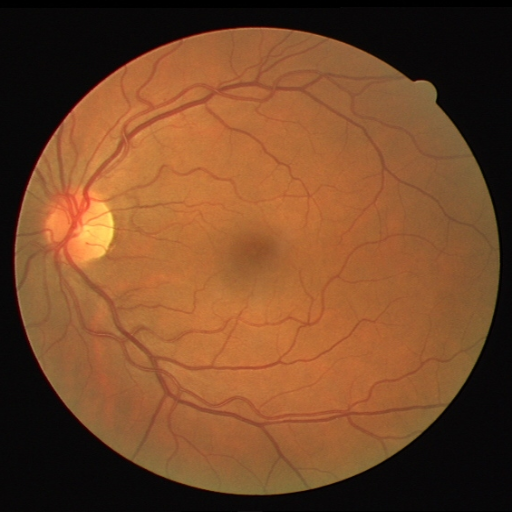
#> input picture data-retina/test/image/0.png, 512 x 512 px, found by its file name
$ jupyter execute --allow-errors Testes.ipynb
#> lines starting #> are read from the running program, lines starting #| are printed output that depends on the picture; long printed decimals are rounded
Probelmas que tivemos :::

1.1 Coloque o camiho da sua máquina no image_path , caso o caminho relativo não funcione (seu aquivo py, ou ipynb tem que estar dentro da pasta (data-retina) para funcionar o caminho relativo )  . Logo Execute Tudo .

1.1* - Caso de um erro do Numpy_... no 1 bloco de código significa que o numpy ou opencv estão desatualizados --> No prompt do Anaconda rode
pip install --upgrade opencv-python
pip install --upgrade numpy
:: Caso este erro apareça no seu . No meu funcionou (Arthur)

Se não solucionar , o (Thales) trouxe outra alternativa que foi criar o Ambiente Virtual (Links no Discord [2 vídeos que ele mandou do yt lá]) No dele funcionou , no meu passei pelo caminho relativo .

1.1* este print(image) do 1 Bloco não pode vim como None ou null

Caso tudo de certo vai aparecer a imagem , daí é sucesso . / Arthur - Thales

Fizemos esta parte com a Aula 5 min -1:33:10
pdf usado :  Modulo 3 - unidade 2 - Pré-processamento de imagenss
<------------------------------------------------------------- Arthur - Thales (Processamento de Imagens) ------------------------------------------------------------>

[cell 1]
# 1 Bloco

# https://edu.atlanticoavanti.com.br/portal/curso-aula/produto/48482f8bdb4345ccb4972fd96bbf84ea/basico-em-machine-learning

import cv2
from matplotlib import pyplot as plt

# 2 jeitos:
# 1- caminho absoluto ( *** Colocar Caminho da sua Máquina *** ) :
image_path = r'C:\Users\01234\OneDrive\Área de Trabalho\Avanti Equipe3\visao-computacional-atlantico\data-retina\test\image\0.png'
# 2- caminho relativo :
# image_path = 'data-retina/test/image/1.png'
image= cv2.imread(image_path)
#> image is the input picture: shape (512, 512, 3); mean B, G, R 40.7, 72.5, 117.8

# Resolvi o meu (Arthur) deste jeito:
# image= cv2.imread('./test/image/0.png')

print(image)
#> (printed output is left out)

#> (the rest of this cell did not finish here and is left out)

[cell 2]
if image is not None:
    height, width, channels = image.shape
#> height = 512; width = 512; channels = 3
    for i in range(3):
        pixel = image[i, i]
        print(f'Pixel {i+1}: Valor BGR: {pixel}')
#> this loop made 3 passes
#| Pixel 1: Valor BGR: [0 0 0]
#| Pixel 2: Valor BGR: [0 0 0]
#| Pixel 3: Valor BGR: [0 0 0]
    properties = [
        ('Altura', image.shape[0]),
('Largura', image.shape[1]),
('Canais de cor', image.shape[2]),
('Tipo de dado', image.dtype),
('Valor máximo', image.max()),
('Valor mínimo', image.min()),
('Média', image.mean()),
('Desvio padrão', image.std())
    ]
    for prop_name, prop_value in properties:
        print(f"{prop_name}: {prop_value}")
#> this loop made 8 passes
#> (prop_name, prop_value) on passes 1, 2, 3, 5, 6, 7, 8: ('Altura', 512), ('Largura', 512), ('Canais de cor', 3), ('Valor máximo', 255), ('Valor mínimo', 0), ('Média', 77.01), ('Desvio padrão', 62.29)
#> prop_name on pass 4: 'Tipo de dado'
#| Altura: 512
#| Largura: 512
#| Canais de cor: 3
#| Tipo de dado: uint8
#| Valor máximo: 255
#| Valor mínimo: 0
#| Média: 77.010
#| Desvio padrão: 62.293
    cv2.imshow('lmagem - OpenCV', image)
    cv2.waitKey(0)
    cv2.destroyAllWindows()
else:
    print('Erro ao carregar a imagem.')

[cell 3]
# Dividir a imagem em canais de cores
b, g, r = cv2.split(image)
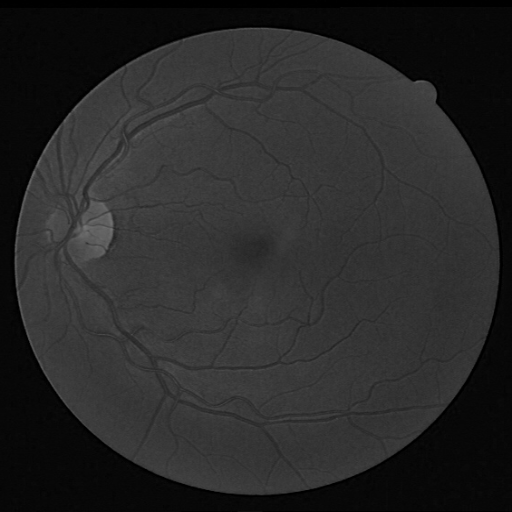
#> b: shape (512, 512); min 0, max 116, mean 40.7
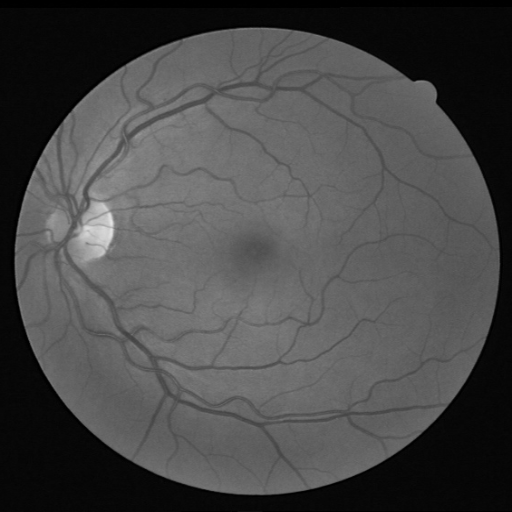
#> g: shape (512, 512); min 0, max 228, mean 72.5
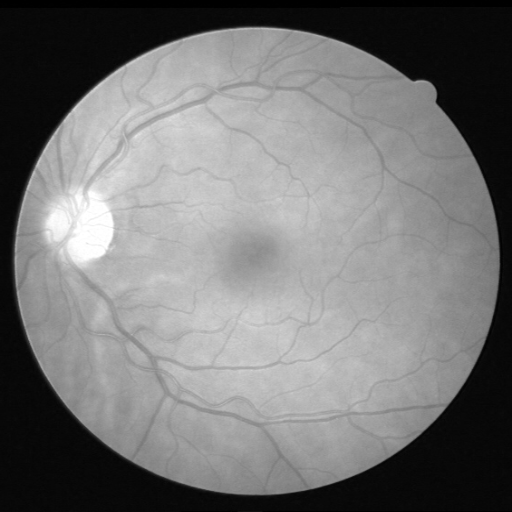
#> r: shape (512, 512); min 0, max 255, mean 117.8
# Exibir os canais de cores usando Matplotlib
plt.figure(figsize=(10, 5))
plt.subplot(131) # Canal R (Vermelho)
plt.imshow(r, cmap='gray')
plt.title('Canal R')
plt.subplot(132) # Canal G (Verde)
plt.imshow(g, cmap='gray')
plt.title('Canal G')
plt.subplot(133) # Canal B (Azul)
plt.imshow(b, cmap='gray')
plt.title('Canal B')
plt.tight_layout()
plt.show()
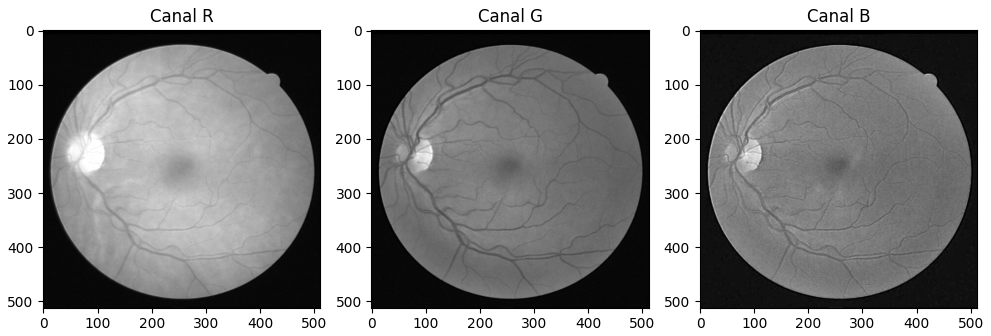
#> figure drawn by matplotlib, 3 panels

[cell 4]
# Definir o novo tamanho desejado //// Opcional , se for preciso
new_width = 300
new_height = 200

# Redimensionar a imagem usando o OpenCV
resized_image = cv2.resize(image, (new_width, new_height))
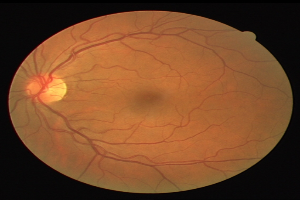
#> resized_image: shape (200, 300, 3); mean B, G, R 40.6, 72.4, 117.6
# Mostrar a imagem original
plt.figure(figsize=(8, 8))
plt.subplot(1, 2, 1)
plt.imshow(cv2.cvtColor(image, cv2.COLOR_BGR2RGB))
plt.title('lmagem Original')
# Mostrar a imagem redimensionada
plt.subplot(1, 2, 2)
plt.imshow(cv2.cvtColor(resized_image, cv2.COLOR_BGR2RGB))
plt.title('lmagem Redimensionada')
plt.show()
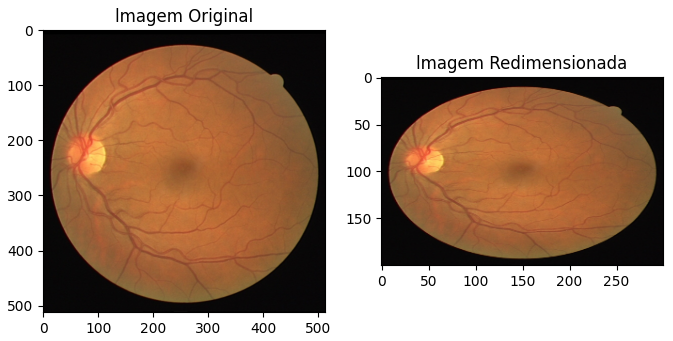
#> figure drawn by matplotlib, 2 panels

[cell 5]
# Converter a imagem para escala de cinza (opcional)
gray_image = cv2.cvtColor(image, cv2.COLOR_BGR2GRAY)

# Normalizar a imagem para o intervalo [0, 1]
normalized_image = gray_image / 255.0
print("max tom de cinza:", normalized_image.max())
#| max tom de cinza: 0.8745
print("mean tom de cinza:", normalized_image.mean())
#| mean tom de cinza: 0.3234
print("min tom de cinza:", normalized_image.min())
#| min tom de cinza: 0.0
# Mostrar a imagem gray
plt.subplot(1, 2, 1)
plt.imshow(gray_image, cmap='gray')
plt.title('lmagem gray')

# Mostrar a imagem normalizada
plt.subplot(1, 2, 2)
plt.imshow(normalized_image, cmap='gray')
plt.title('lmagem Normalizada')
plt.show()

$ run again, with data-retina/test/image/1.png copied over data-retina/test/image/0.png
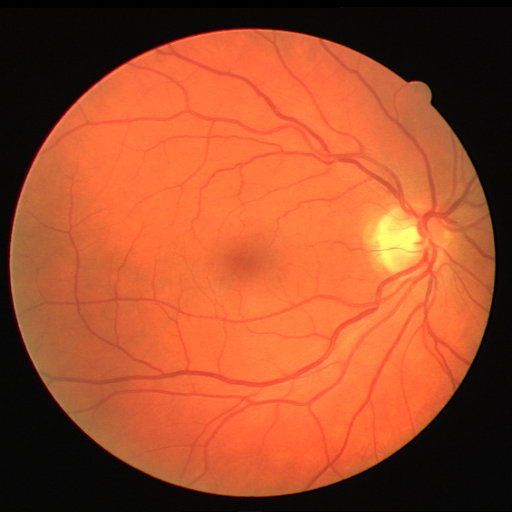
#> input picture data-retina/test/image/1.png, 512 x 512 px, found by its file name
#> image is the input picture: shape (512, 512, 3); mean B, G, R 43.1, 77.3, 163.4
#> (printed output is left out)
#> the loop `for i in range(3):` made 3 passes
#> pixel on passes 1 to 3: [0, 0, 0], [0, 0, 0], [1, 1, 1]
#> (printed output is left out)
#> the loop `for prop_name, prop_value in properties:` made 8 passes
#> (prop_name, prop_value) on passes 1, 2, 3, 5, 6, 7, 8: ('Altura', 512), ('Largura', 512), ('Canais de cor', 3), ('Valor máximo', 255), ('Valor mínimo', 0), ('Média', 94.6), ('Desvio padrão', 86.52)
#> (printed output is left out)
#> `plt.show()`:
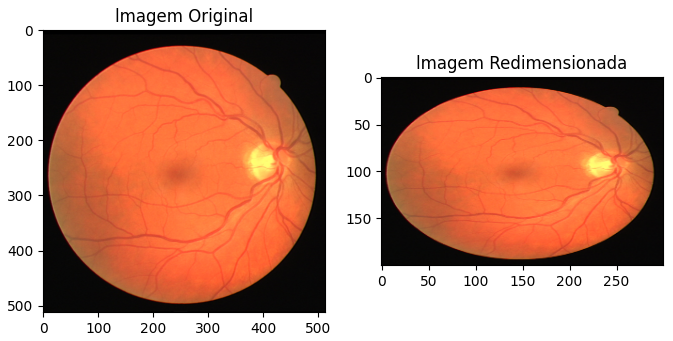
#> figure drawn by matplotlib, 2 panels
#> `gray_image = cv2.cvtColor(image, cv2.COLOR_BGR2GRAY)`:
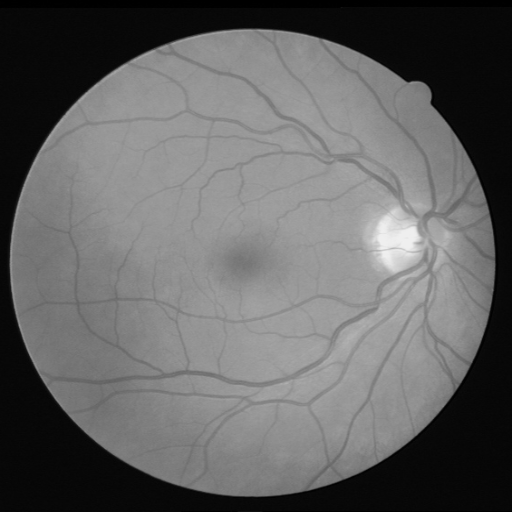
#> gray_image: shape (512, 512); min 0, max 240, mean 99.1
#| max tom de cinza: 0.9412
#| mean tom de cinza: 0.3888
#| min tom de cinza: 0.0
